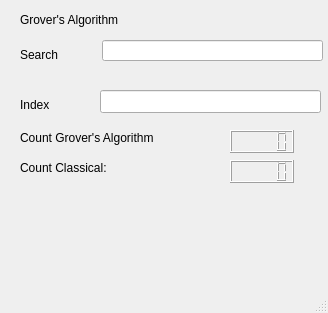
<?xml version="1.0" encoding="UTF-8"?>
<ui version="4.0">
 <class>MainWindow</class>
 <widget class="QMainWindow" name="MainWindow">
  <property name="geometry">
   <rect>
    <x>0</x>
    <y>0</y>
    <width>328</width>
    <height>313</height>
   </rect>
  </property>
  <property name="windowTitle">
   <string>MainWindow</string>
  </property>
  <widget class="QWidget" name="centralwidget">
   <widget class="QLabel" name="label">
    <property name="geometry">
     <rect>
      <x>20</x>
      <y>10</y>
      <width>741</width>
      <height>20</height>
     </rect>
    </property>
    <property name="text">
     <string>Grover's Algorithm</string>
    </property>
   </widget>
   <widget class="QLabel" name="label_2">
    <property name="geometry">
     <rect>
      <x>20</x>
      <y>44</y>
      <width>71</width>
      <height>21</height>
     </rect>
    </property>
    <property name="text">
     <string>Search</string>
    </property>
   </widget>
   <widget class="QLabel" name="label_3">
    <property name="geometry">
     <rect>
      <x>20</x>
      <y>94</y>
      <width>71</width>
      <height>21</height>
     </rect>
    </property>
    <property name="text">
     <string>Index</string>
    </property>
   </widget>
   <widget class="QLineEdit" name="lineEdit">
    <property name="geometry">
     <rect>
      <x>102</x>
      <y>40</y>
      <width>221</width>
      <height>21</height>
     </rect>
    </property>
   </widget>
   <widget class="QLineEdit" name="lineEdit_2">
    <property name="geometry">
     <rect>
      <x>100</x>
      <y>90</y>
      <width>221</width>
      <height>23</height>
     </rect>
    </property>
   </widget>
   <widget class="QLabel" name="label_4">
    <property name="geometry">
     <rect>
      <x>20</x>
      <y>130</y>
      <width>161</width>
      <height>16</height>
     </rect>
    </property>
    <property name="text">
     <string>Count Grover's Algorithm</string>
    </property>
   </widget>
   <widget class="QLabel" name="label_5">
    <property name="geometry">
     <rect>
      <x>20</x>
      <y>160</y>
      <width>171</width>
      <height>16</height>
     </rect>
    </property>
    <property name="text">
     <string>Count Classical:</string>
    </property>
   </widget>
   <widget class="QLCDNumber" name="lcdNumber">
    <property name="geometry">
     <rect>
      <x>230</x>
      <y>160</y>
      <width>64</width>
      <height>23</height>
     </rect>
    </property>
   </widget>
   <widget class="QLCDNumber" name="lcdNumber_2">
    <property name="geometry">
     <rect>
      <x>230</x>
      <y>130</y>
      <width>64</width>
      <height>23</height>
     </rect>
    </property>
   </widget>
  </widget>
  <widget class="QStatusBar" name="statusbar"/>
  <widget class="QMenuBar" name="menubar">
   <property name="geometry">
    <rect>
     <x>0</x>
     <y>0</y>
     <width>328</width>
     <height>20</height>
    </rect>
   </property>
  </widget>
 </widget>
 <resources/>
 <connections/>
</ui>
